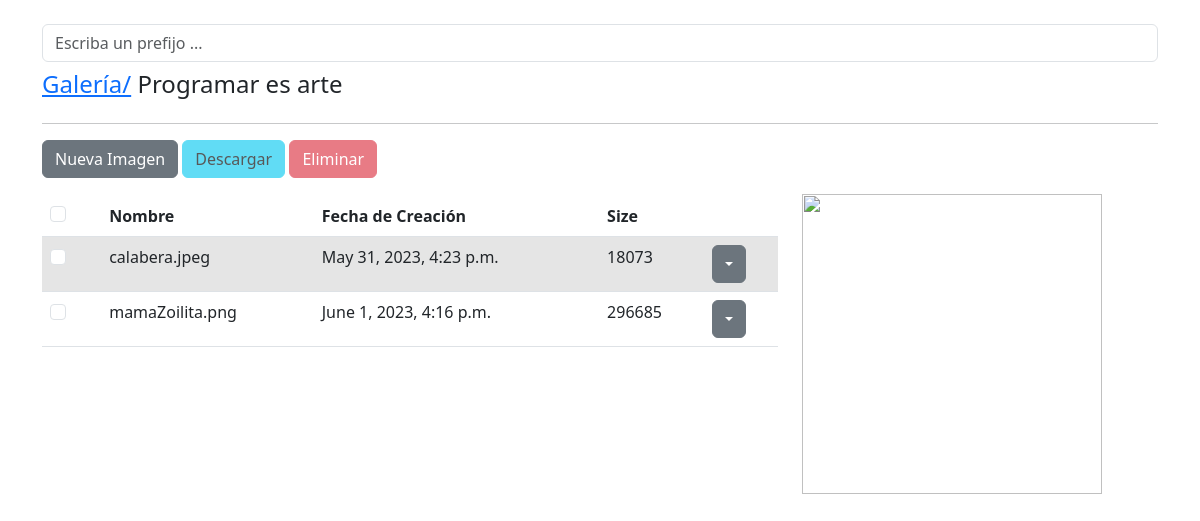
Page /albums/3/detail on the earlier database version.
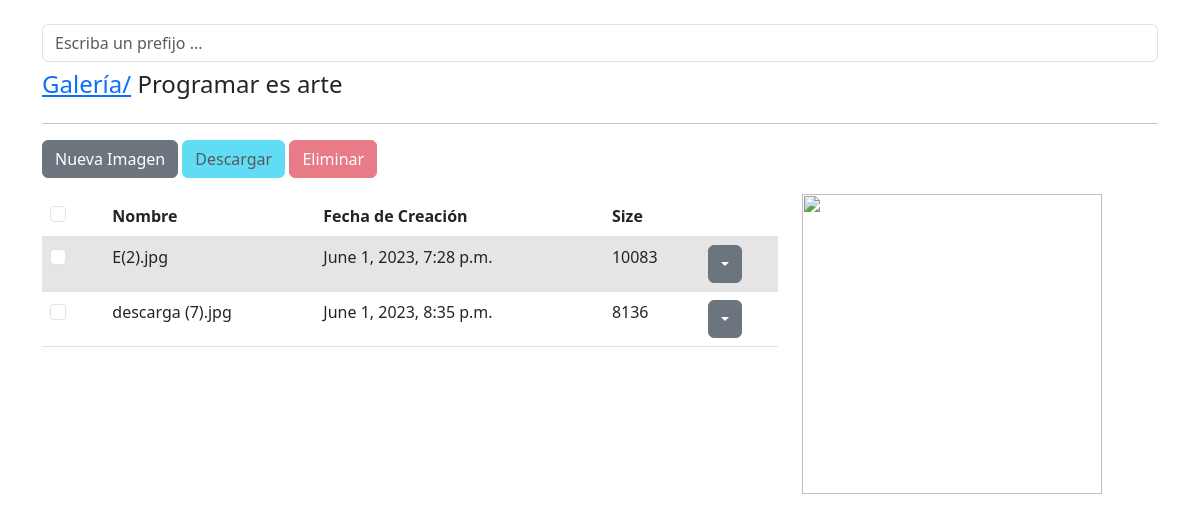
Same page on the later database version.
### albums/models.py (models this page shows, shortened)
class Album(models.Model):
    title = models.CharField(max_length=50,null=False, blank=False)
    description = models.TextField()
    bucket = models.CharField(max_length=100,null=False, blank=False)
    key = models.CharField(max_length=100,null=False, blank=False)
    created_at = models.DateTimeField(auto_now_add=True)
    objects = AlbumManager()
    def __str__(self) :
        return self.title
    @property
    def images(self):
        return self.image_set.all()

### images/models.py (models this page shows, shortened)
class Image(models.Model):
    key = models.CharField(max_length=100, null=False, blank=False)
    bucket = models.CharField(max_length=100, null=False, blank=False)
    name = models.CharField(max_length=50, null=False, blank=False)
    content_type = models.CharField(max_length=20, null=False, blank=False)
    size = models.IntegerField()
    album = models.ForeignKey(Album, on_delete=models.CASCADE)
    created_at = models.DateTimeField(auto_now_add=True)
    objects = ImageManager()
    @property
    def url(self):
        return f"https://{self.bucket}.s3.amazonaws.com/{self.key}"
    @property
    def title(self):
        return self.name.split('.')[0]

### albums/views.py (the view)
# urls.py: path('<int:pk>/detail', AlbumDetailView.as_view() , name='detail'),
class AlbumDetailView(DetailView):
    model = Album
    template_name = 'albums/detail.html'
    def get_context_data(self,*args, **kwargs) :
        context =  super().get_context_data(*args,**kwargs)
        context['title'] = self.get_object().title
        context['images'] = self.get_object().images
        context['form'] = UploadFileForm({
            'album_id': self.get_object().id
        })
        return context

### images/forms.py
class UploadFileForm(forms.Form):
    album_id = forms.CharField(required=True, widget=forms.HiddenInput())
    file = forms.FileField(required=True, label='Imagen',
                           widget=forms.FileInput(attrs={'accept':'image/*'}))
    def __init__(self, *args,**kwargs):
        super(UploadFileForm, self).__init__(*args,**kwargs)
        self.fields['file'].widget.attrs['class'] = 'form-control-file'

### albums/templates/albums/detail.html (shortened to what this page needs)
{% extends 'base/index.html' %}  {% block content %}
<div class="row mt-4">
    <div class="col">
        <form action="{% url 'images:search' %}" id="image-search">
            <input type="text" name="q" class="form-control" placeholder="Escriba un prefijo ... " id="">
        </form>
    </div>
</div>
<div class="row mt-2">
  <div class="col">
    <h4><a href="{% url 'albums:list' %}">Galería/</a> {{ object }}</h4>
  </div>
</div>
<hr />
<div class="row">
  <div class="col">
      <button
        type="button"
        class="btn btn-secondary"
        data-bs-toggle="modal"
        data-bs-target="#newImage"
      >
        Nueva Imagen
      </button>
      <a
        href="{% url 'images:download_many' %}"
        class="btn btn-info disabled"
        id="download-images"
      >
        Descargar
      </a>
      <a
        href="{% url 'images:delete_many' %}"
        class="btn btn-danger disabled"
        id="delete-images"
      >
        Eliminar
      </a>
</div>
</div>
<div class="row mt-3">
  <div class="col-8">
    <table class="table">
      <thead>
        <tr>
          <td><div class="form-check">
            <input type="checkbox" name="" class="form-check-input" id="check-all-images">
          </div></td>
          <th>Nombre</th>
          <th>Fecha de Creación</th>
          <th>Size</th>
          <th></th>
        </tr>
      </thead>
      <tbody id="table-images">
        {% for image in images %}
            {% include 'images/snippets/image.html' %}
        {% endfor %}
      </tbody>
    </table>
  </div>
  <div class="col-4">
    <img src="" alt="" width="300" height="300" id="image-preview" />
  </div>
</div>
{% endblock %}

### templates/base/index.html (shortened to what this page needs)
<!doctype html>
<html lang="en">
  <head>
    <link href="https://cdn.jsdelivr.net/npm/bootstrap@5.3.0-alpha3/dist/css/bootstrap.min.css" rel="stylesheet">
  </head>
  <body>
    <div class="container">
        <div class="row">
            <div class="col">
                {% block content %}
                {% endblock %}
            </div>
        </div>
    </div>
  </body>
</html>

### images/templates/images/snippets/image.html (shortened to what this page needs)
<tr class="row-image" image-id="{{ image.id }}" id="image-{{ image.id }}">
    <td><div class="form-check">
        <input type="checkbox" name="" class="form-check-input check-images" id="" image-id="{{ image.id }}">
      </div></td>
  <td>
    <div id="image-name-{{ image.id }}">{{ image.name }}</div>
  </td>
  <td>{{ image.created_at }}</td>
  <td>{{ image.size }}</td>
  <td>
    <div class="btn-group">
      <button
        type="button"
        class="btn btn-secondary dropdown-toggle"
        data-bs-toggle="dropdown"
      ></button>
    </div>
  </td>
</tr>

### albums/templates/albums/detail.html (style rules this page uses)
.row-image { cursor: pointer; }

Differences in the rows shown:
removed Image: name "calabera.jpeg", created_at "May 31, 2023, 4:23 p.m.", size "18073"
removed Image: name "mamaZoilita.png", created_at "June 1, 2023, 4:16 p.m.", size "296685"
added Image: name "E(2).jpg", created_at "June 1, 2023, 7:28 p.m.", size "10083"
added Image: name "descarga (7).jpg", created_at "June 1, 2023, 8:35 p.m.", size "8136"
